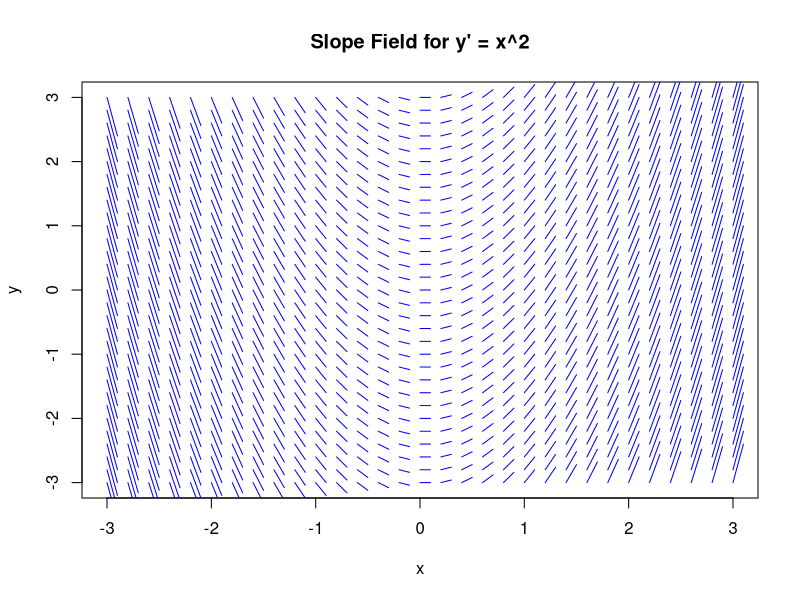
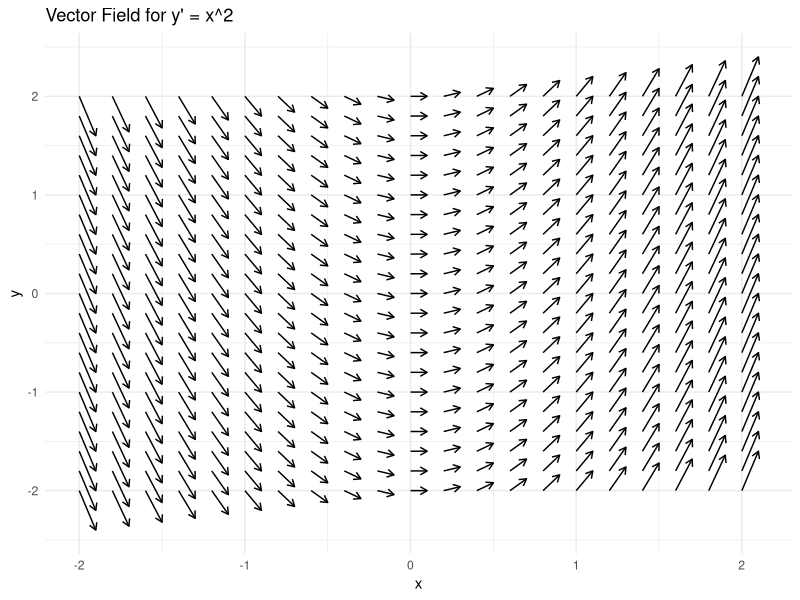

These figures' R source, in order:


# Slope Field -------------------------------------------------------------

# Load the deSolve package
library(deSolve)

# Define the differential equation function
# In this case, y' = x^2
equation <- function(x, y, params) {
  return(list(2*x))
}

# Generate a grid of points where slopes will be calculated
x <- seq(-3, 3, by=0.2)
y <- seq(-3, 3, by=0.2)

# Create an empty plot for the slope field
plot(0, type="n", xlim=c(min(x), max(x)), ylim=c(min(y), max(y)), xlab="x", ylab="y")

# Add slopes to the plot at each grid point
for (i in x) {
  for (j in y) {
    slope <- equation(i, j, NULL)
    lines(c(i, i + 0.1), c(j, j + 0.1 * slope[[1]]), col="blue")
  }
}

# Display the plot
title("Slope Field for y' = x^2")


# Vector Fields -----------------------------------------------------------

# Load required libraries
library(ggplot2)
library(dplyr)

# Define the x and y ranges for the grid
x_range <- seq(-2, 2, by=0.2)
y_range <- seq(-2, 2, by=0.2)

# Create a data frame of grid points
grid_data <- expand.grid(x = x_range, y = y_range)

# Calculate the slope (dy/dx) at each point
grid_data <- grid_data %>%
  mutate(dx = 0.1, dy = 0.1 * 2 * x)

# Create the Vector field plot
ggplot(grid_data, aes(x = x, y = y)) +
  geom_segment(aes(xend = x + dx, yend = y + dy), 
               arrow = arrow(length = unit(0.2, "cm"))) +
  theme_minimal() +
  labs(title = "Vector Field for y' = x^2", x = "x", y = "y")
